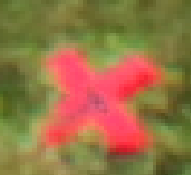
#> input picture shape_characterization/Python_scripts/T.png, 191 x 175 px
$ python -i Matching-2.py   (imports and definitions only)   (Python 2 division)   (older library calls are emulated)
#> lines starting #> are read from the running program, lines starting #| are printed output that depends on the picture
###################################################
##Name: Andrew Olguin
##
##Date: 1-1-15
##
##Functionality: This code is meant to match objects in an image to a objects in training set.
##it uses FLANN and surf features to match two images together. This code is still
##under development.
##See this link for documentation: http://bit.ly/1tH9a6P
##
##Version: 1
##
##Changes log: none
###################################################

import numpy as np
import cv2
from matplotlib import pyplot as plt


SZ=20
bin_n = 16 # Number of bins

# [3 lines that did not run here, left out]

affine_flags = cv2.WARP_INVERSE_MAP|cv2.INTER_LINEAR

def nothing(x):
    pass

# [48 lines left out: functions Sobel, deskew, Clust, not called in this run]

def hog(img):
    gx = cv2.Sobel(img, cv2.CV_32F, 1, 0)
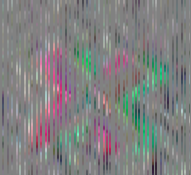
#> gx: shape (175, 191, 3) float32; mean R, G, B -0.6, -0.5, -0.3; drawn with min black and max white
    gy = cv2.Sobel(img, cv2.CV_32F, 0, 1)
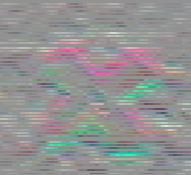
#> gy: shape (175, 191, 3) float32; mean R, G, B 0.6, 0.3, 0.5; drawn with min black and max white
    mag, ang = cv2.cartToPolar(gx, gy)
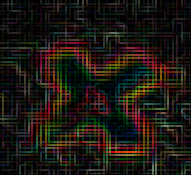
#> mag: shape (175, 191, 3) float32; mean R, G, B 28.6, 24.1, 18.3
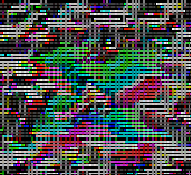
#> ang: shape (175, 191, 3) float32; mean R, G, B 1.84, 1.96, 1.91; drawn with min black and max white

    # quantizing binvalues in (0...16)
    bins = np.int32(bin_n*ang/(2*np.pi))

    # Divide to 4 sub-squares
    bin_cells = bins[:10,:10], bins[10:,:10], bins[:10,10:], bins[10:,10:]
    mag_cells = mag[:10,:10], mag[10:,:10], mag[:10,10:], mag[10:,10:]
    hists = [np.bincount(b.ravel(), m.ravel(), bin_n) for b, m in zip(bin_cells, mag_cells)]
#> hists = 4 items
    hist = np.hstack(hists)
#> hist = 64 values, max 420652.4 at index 52, min 0 at index 5, mean 37091.7
    return hist

#this function is meant to detect surf features in an image and uses an image pyramid to upscale an image
#it uses the image preprocessing methods show in the meanClust-1 script
#Parameters:
#K= number of colors in the clustered output
#lb/ub= the bounds for the canny edge detection
#surfVal= surf feature threshold, higher the number the less feautures
#img- input image
# [45 lines left out: functions SURFINPYR, SURFIN, not called in this run]

###########################################################################################
# [3 lines not run here, left out]
#cells = [np.hsplit(row,100) for row in np.vsplit(img,50)]

# First half is trainData, remaining is testData
#train_cells = [ i[:50] for i in cells ]
#test_cells = [ i[50:] for i in cells]

######     Now training      ########################

# [1 line that did not run here, left out]
# [1 line that did not run here, left out]

#deskewed = [map(deskew,row) for row in train_cells]
#hogdata = [map(hog,row) for row in deskewed]
# [1 line that did not run here, left out]
# [1 line that did not run here, left out]
responses = np.float32(np.repeat(np.arange(2),1)[:,np.newaxis])

# [1 line that did not run here, left out]

# [2 lines not run here, left out]

# [1 line that did not run here, left out]
# [2 lines not run here, left out]


######     Now testing      ########################

#deskewed = [map(deskew,row) for row in test_cells]
#hogdata = [map(hog,row) for row in deskewed]

# [1 line that did not run here, left out]

# [1 line that did not run here, left out]
# [1 line that did not run here, left out]

# [1 line not run here, left out]

#######   Check Accuracy   ########################
# [1 line that did not run here, left out]
# [1 line that did not run here, left out]
# [1 line not run here, left out]

>>> import cv2
>>> picture = cv2.cvtColor(cv2.imread('T.png'), cv2.COLOR_BGR2RGB)
>>> result = hog(picture)
#> result has the same summary as hist in hog
